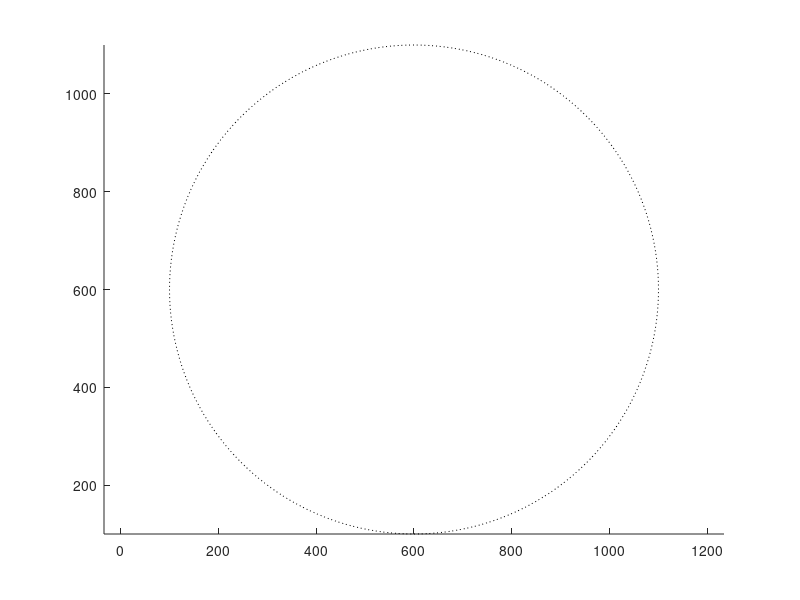

Reproduce this figure in MATLAB. (Note: this script raises an error after producing the figure.)
 %y = betarnd(2,4,100,1);
 %x = rand(100,1);
 %XY = [x y];
 
 %plot(XY(:,1),XY(:,2),'*');
 
 

%colors
C = {'b','r','g','y',[.3 .3 .3], 'k'};
 
clf
axis equal
hold on
x1=600;
y1=600;
rc=500;
[x,y,z] = cylinder(rc,200);
plot(x(1,:)+x1,y(1,:)+y1,':k')

teamcnt = 5;
membercnt = 500;
leadercnt = 25;
othercnt = 150;

%configlines = repmat('%s\t',1,membercnt+leadercnt+othercnt);
offset = 0;
f = fopen('component.cfg', 'w');

for t=1:teamcnt
    [x y]=points_in_circle(x1,y1,rc, membercnt/teamcnt);
    plot(x,y,'color',C{t},'marker','x','line','none')
    for i=1:membercnt/teamcnt
        fprintf(f, 'M M%u T%u %u %u\n', offset+i, t, round(x(i)), round(y(i)));
    end
    offset = offset + membercnt/teamcnt;
end

offset = 0;
for t=1:teamcnt
    [x y]=points_in_circle(x1,y1,rc, leadercnt/teamcnt);
    plot(x,y,'color',C{t},'marker','o','line','none')
    for i=1:leadercnt/teamcnt
        fprintf(f, 'L L%u T%u %u %u\n', offset+i, t, round(x(i)), round(y(i)));
    end
    offset = offset + leadercnt/teamcnt;
end

[x y]=points_in_circle(x1,y1,rc+50, othercnt);
plot(x,y,'color',[.9 .9 .9],'marker','*','line','none')
for i=1:othercnt
    fprintf(f, 'O O%u %u %u\n', i, round(x(i)), round(y(i)));
end

fclose(f);

